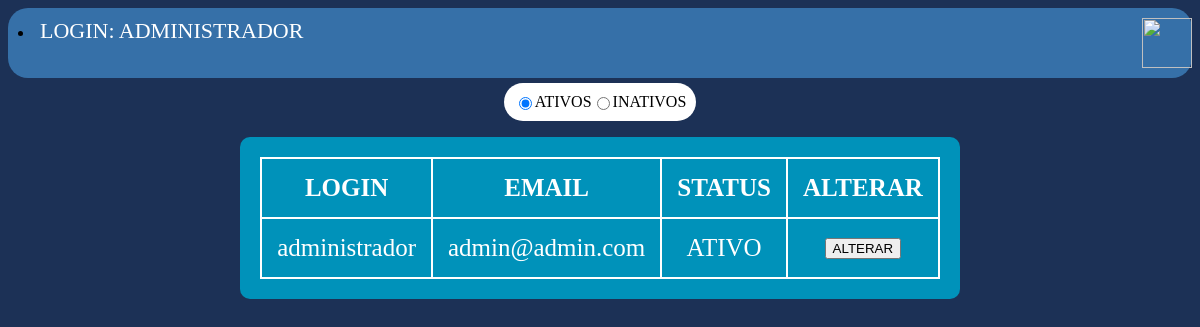
The page /usuario-lista.php (signed in) on the database its author committed.
### tables this page shows
CREATE TABLE tb_usuarios(
    usu_id INT NOT NULL AUTO_INCREMENT PRIMARY KEY,
    usu_login VARCHAR(100) NOT NULL,
    usu_email VARCHAR(100) NOT NULL,
    usu_senha VARCHAR(100) NOT NULL,
    usu_status CHAR(1) NOT NULL
);

### usuario-lista.php (the view, shortened to what this page needs)
<?php
include('conectadb.php');
include('topo.php');
$sql = "SELECT usu_login, usu_email, usu_status, usu_id FROM tb_usuarios WHERE usu_status = '1'";
$retorno = mysqli_query($link, $sql);
$status = '1';
?>
<!DOCTYPE html>
<html lang="pt-br">
<head>
    <link rel="stylesheet" href="css/estilo.css">
    <link href="https://fonts.cdnfonts.com/css/curely" rel="stylesheet">
</head>
<body>
    <div class="container-listausuarios">
        <form action="usuario-lista.php" method="post">
                <input type="radio" name="status" value="1" required onclick="submit()"
                <?= $status=='1' ? "checked":""?>>ATIVOS
                <br>
                <input type="radio" name="status" value="0" required onclick="submit()"
                <?= $status=='0' ? "checked":""?>>INATIVOS
                <br>
        </form>
        <table class="lista">
            <tr>
                <th>LOGIN</th>
                <th>EMAIL</th>
                <th>STATUS</th>
                <th>ALTERAR</th>
            </tr>
             <?php
                while($tbl = mysqli_fetch_array($retorno)){
                 ?>
                 <tr>
                    <td><?=$tbl[0]?></td>
                    <td><?=$tbl[1]?></td>
                    <td><?=$tbl[2] == '1'?"ATIVO":"INATIVO" ?></td>
                    <td><a href="usuario-altera.php?id=<?=$tbl[3]?>"><input type="button" value="ALTERAR">
                        </a>
                    </td>
                 </tr>
                 <?php
                }
                ?>
        </table>
    </div>
</body>
</html>

### css/estilo.css (style rules this page uses)
body { background-color: #1c3156; }
.container-listausuarios, .container-listacliente, .container-listaproduto { display: flex; flex-flow: column; align-content: center; align-items: center; }
.lista { display: flex; flex-flow: row; justify-content: center; background-color: #0092ba; padding: 20px; border-radius: 10px; border-collapse: collapse; width: auto; height: auto; }
td, tr, th { color: #ffffff; border: #fff 2px solid; font-size: 25px; padding: 15px; text-align: center; }
.container-listacliente form, .container-listaproduto form, .container-listausuarios form { margin-top: 5px; display: flex; justify-content: center; flex-flow: row; background-color: white; width: auto; border-radius: 20px; padding: 10px; }

### rows shown on the page
tb_usuarios: usu_login "administrador", usu_email "admin@admin.com", usu_status "ATIVO"

### other values the page prints
$nomeusuario "ADMINISTRADOR"
